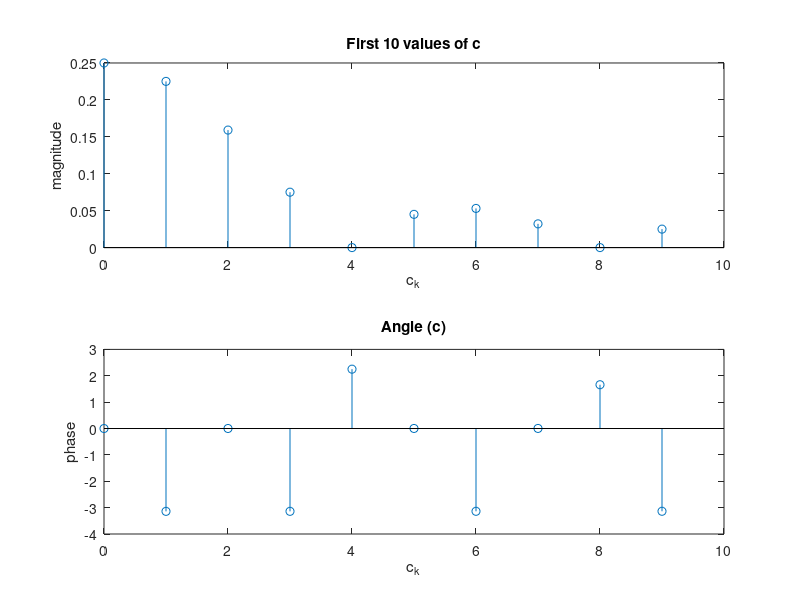
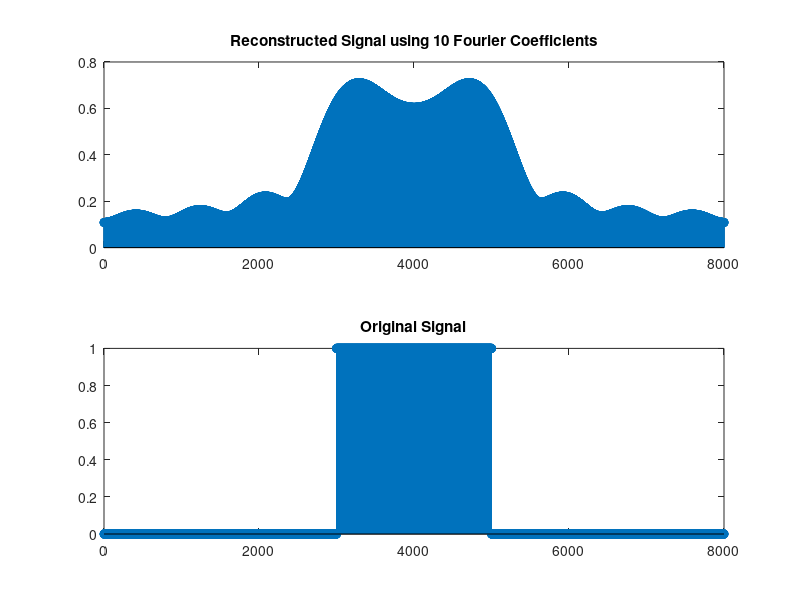

The MATLAB source for these figures, in order:
fs = 1/8000; 
N = 8000;
t = 0:fs:1-fs;  
w_0 = pi/4000; 
evenSqWave = [zeros(1,3000), ones(1,2000), zeros(1,3000)]; %1 x 8000 array

k = 10; %fourier coefficients 

exp_matrix_analysis = zeros(k,N);
exp_matrix_synthesis = zeros(k,N); 

for m = 0:k-1 
    for n = 0:N-1
        exp_matrix_analysis(m+1,n+1) = exp(-1i*m*w_0*n); % 10 x 8000 matrix
    end
end

for m = 0:k-1
    for n = 0:N-1
        exp_matrix_synthesis(m+1,n+1) = exp(1i*m*w_0*n); % 10 x 8000 matrix
    end
end

c = exp_matrix_analysis*evenSqWave'*(1/N); %10 x 1 matrix
x = exp_matrix_synthesis'*c;


mag = abs(c)'; 
phase = angle(c)'; 

err_ = evenSqWave - abs(x)'; 
mse = mean(err_.^2);

figure
subplot(2,1,1)
stem(0:k-1,mag)
title('First 10 values of c') 
xlabel('c_k')
ylabel('magnitude')

subplot(2,1,2)
stem(0:k-1,phase)
title('Angle (c)')
xlabel('c_k')
ylabel('phase')

figure
subplot(2,1,1)
stem(abs(x))
title(['Reconstructed Signal using ',num2str(k),' Fourier Coefficients']) 

subplot(2,1,2)
stem(evenSqWave)
title('Original Signal')



%stem(t,evenSqWave)
%title('Even Symmetric Square Wave')
%ylabel('Amplitude')
%xlabel('Time')